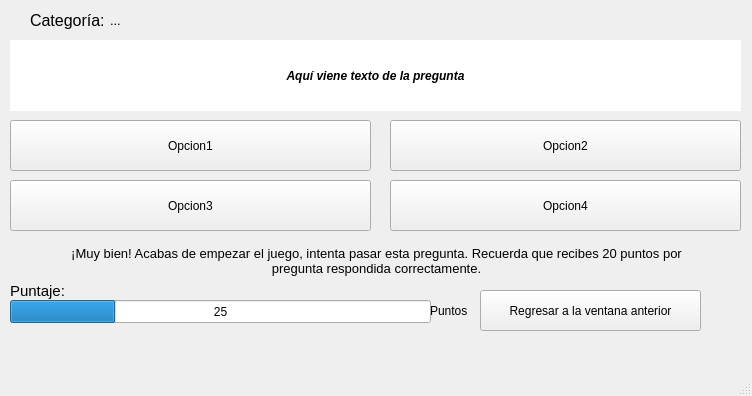
<?xml version="1.0" encoding="UTF-8"?>
<ui version="4.0">
 <class>MainWindow</class>
 <widget class="QMainWindow" name="MainWindow">
  <property name="geometry">
   <rect>
    <x>0</x>
    <y>0</y>
    <width>752</width>
    <height>396</height>
   </rect>
  </property>
  <property name="cursor">
   <cursorShape>ArrowCursor</cursorShape>
  </property>
  <property name="windowTitle">
   <string>MainWindow</string>
  </property>
  <property name="tabShape">
   <enum>QTabWidget::Rounded</enum>
  </property>
  <widget class="QWidget" name="centralwidget">
   <widget class="QLabel" name="TextoPregunta">
    <property name="geometry">
     <rect>
      <x>10</x>
      <y>40</y>
      <width>731</width>
      <height>71</height>
     </rect>
    </property>
    <property name="font">
     <font>
      <family>MS Sans Serif</family>
      <weight>75</weight>
      <italic>true</italic>
      <bold>true</bold>
     </font>
    </property>
    <property name="styleSheet">
     <string notr="true">background-color: rgb(255, 255, 255);</string>
    </property>
    <property name="text">
     <string>Aquí viene texto de la pregunta</string>
    </property>
    <property name="alignment">
     <set>Qt::AlignCenter</set>
    </property>
    <property name="wordWrap">
     <bool>true</bool>
    </property>
   </widget>
   <widget class="QPushButton" name="BotonOpcion1">
    <property name="geometry">
     <rect>
      <x>10</x>
      <y>120</y>
      <width>361</width>
      <height>51</height>
     </rect>
    </property>
    <property name="sizePolicy">
     <sizepolicy hsizetype="Minimum" vsizetype="Fixed">
      <horstretch>0</horstretch>
      <verstretch>0</verstretch>
     </sizepolicy>
    </property>
    <property name="cursor">
     <cursorShape>PointingHandCursor</cursorShape>
    </property>
    <property name="text">
     <string>Opcion1</string>
    </property>
   </widget>
   <widget class="QLabel" name="Campo1">
    <property name="geometry">
     <rect>
      <x>30</x>
      <y>10</y>
      <width>81</width>
      <height>21</height>
     </rect>
    </property>
    <property name="font">
     <font>
      <pointsize>12</pointsize>
     </font>
    </property>
    <property name="text">
     <string>Categoría:</string>
    </property>
   </widget>
   <widget class="QLabel" name="TextoCategoria">
    <property name="geometry">
     <rect>
      <x>110</x>
      <y>10</y>
      <width>611</width>
      <height>21</height>
     </rect>
    </property>
    <property name="font">
     <font>
      <pointsize>10</pointsize>
     </font>
    </property>
    <property name="text">
     <string>...</string>
    </property>
    <property name="wordWrap">
     <bool>true</bool>
    </property>
   </widget>
   <widget class="QPushButton" name="BotonOpcion2">
    <property name="geometry">
     <rect>
      <x>390</x>
      <y>120</y>
      <width>351</width>
      <height>51</height>
     </rect>
    </property>
    <property name="cursor">
     <cursorShape>PointingHandCursor</cursorShape>
    </property>
    <property name="text">
     <string>Opcion2</string>
    </property>
   </widget>
   <widget class="QPushButton" name="BotonOpcion3">
    <property name="geometry">
     <rect>
      <x>10</x>
      <y>180</y>
      <width>361</width>
      <height>51</height>
     </rect>
    </property>
    <property name="cursor">
     <cursorShape>PointingHandCursor</cursorShape>
    </property>
    <property name="text">
     <string>Opcion3</string>
    </property>
   </widget>
   <widget class="QPushButton" name="BotonOpcion4">
    <property name="geometry">
     <rect>
      <x>390</x>
      <y>180</y>
      <width>351</width>
      <height>51</height>
     </rect>
    </property>
    <property name="cursor">
     <cursorShape>PointingHandCursor</cursorShape>
    </property>
    <property name="text">
     <string>Opcion4</string>
    </property>
   </widget>
   <widget class="QLabel" name="TextoInfo">
    <property name="geometry">
     <rect>
      <x>46</x>
      <y>240</y>
      <width>661</width>
      <height>41</height>
     </rect>
    </property>
    <property name="font">
     <font>
      <pointsize>10</pointsize>
     </font>
    </property>
    <property name="text">
     <string>¡Muy bien! Acabas de empezar el juego, intenta pasar esta pregunta. Recuerda que recibes 20 puntos por pregunta respondida correctamente.</string>
    </property>
    <property name="alignment">
     <set>Qt::AlignCenter</set>
    </property>
    <property name="wordWrap">
     <bool>true</bool>
    </property>
   </widget>
   <widget class="QProgressBar" name="BarraPuntaje">
    <property name="geometry">
     <rect>
      <x>10</x>
      <y>300</y>
      <width>421</width>
      <height>23</height>
     </rect>
    </property>
    <property name="value">
     <number>25</number>
    </property>
    <property name="format">
     <string>%p</string>
    </property>
   </widget>
   <widget class="QPushButton" name="BotonRegresar">
    <property name="geometry">
     <rect>
      <x>480</x>
      <y>290</y>
      <width>221</width>
      <height>41</height>
     </rect>
    </property>
    <property name="cursor">
     <cursorShape>PointingHandCursor</cursorShape>
    </property>
    <property name="text">
     <string>Regresar a la ventana anterior</string>
    </property>
   </widget>
   <widget class="QLabel" name="Campo2">
    <property name="geometry">
     <rect>
      <x>10</x>
      <y>280</y>
      <width>81</width>
      <height>21</height>
     </rect>
    </property>
    <property name="font">
     <font>
      <pointsize>11</pointsize>
     </font>
    </property>
    <property name="text">
     <string>Puntaje:</string>
    </property>
   </widget>
   <widget class="QLabel" name="Campo3">
    <property name="geometry">
     <rect>
      <x>430</x>
      <y>300</y>
      <width>47</width>
      <height>21</height>
     </rect>
    </property>
    <property name="text">
     <string>Puntos</string>
    </property>
   </widget>
  </widget>
  <widget class="QMenuBar" name="menubar">
   <property name="geometry">
    <rect>
     <x>0</x>
     <y>0</y>
     <width>752</width>
     <height>21</height>
    </rect>
   </property>
  </widget>
  <widget class="QStatusBar" name="statusbar"/>
 </widget>
 <resources/>
 <connections/>
</ui>
